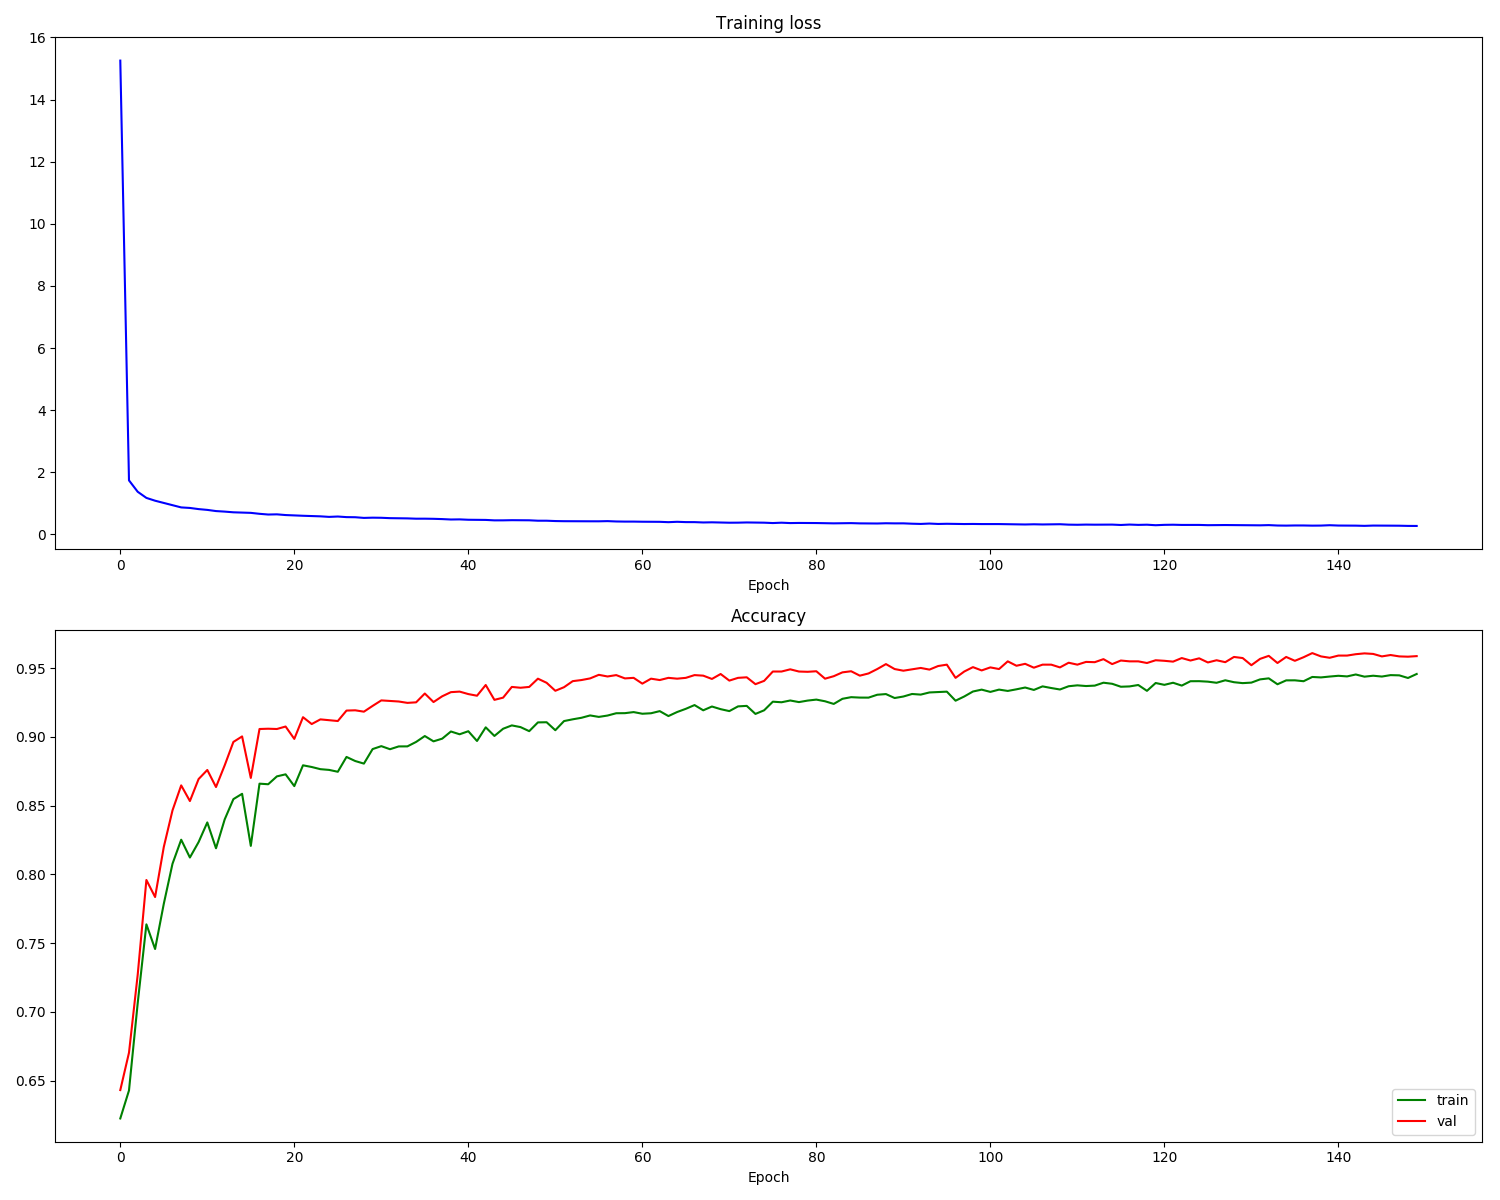

Here is the Python script that generated this plot:
from keras.datasets import mnist
import numpy as np
import matplotlib.pyplot as plt
import tensorflow as tf
import matplotlib.gridspec as gridspec
(X_train, y_train), (X_test, y_test) = mnist.load_data()

X_train = X_train.reshape(
    X_train.shape[0], X_train.shape[1] * X_train.shape[2])
# print(X_train.shape)
X_test = X_test.reshape(X_test.shape[0], X_test.shape[1] * X_test.shape[2])

y_train = (np.arange(10) == y_train[:, None]).astype(int)
y_test = (np.arange(10) == y_test[:, None]).astype(int)
# print(y_train.shape)

X_test, X_val = X_test[:5000], X_test[5000:]
y_test, y_val = y_test[:5000], y_test[5000:]

X_train = X_train / 255
X_val = X_val / 255
X_test = X_test / 255


# Visualize some examples from the dataset.
# We show a few examples of training images from each class.
classes = list(range(10))
num_classes = len(classes)
samples_per_class = 7
for y, cls in enumerate(classes):
    idxs = np.flatnonzero(y == np.argmax(y_train, axis=1))  # 1代表行
    idxs = np.random.choice(idxs, samples_per_class,
                            replace=False)  # 随机抽7张该类图片
    for i, idx in enumerate(idxs):
        plt_idx = i * num_classes + y + 1  # 将同一类图片显示在同一列
        plt.subplot(samples_per_class, num_classes, plt_idx)
        image = X_train[idx].reshape((28, 28))
        plt.imshow(image, cmap='gray_r')
#         print(image)
        plt.axis('off')
        if i == 0:
            plt.title(cls)
plt.show()



# Epoch 149 training loss: 0.27224915196845095, test acc: 0.9224
# Create the model
keep_prob = tf.placeholder("float") #设定为占位符，这样在训练和测试的时候分别控制dropout比例。
#如果模型过拟合不是很严重的话，dropout的比例应该低一些，换言之keep_prob的比例应该高一些，比如0.9

x = tf.placeholder(tf.float32, [None, 784])
# W_1 = tf.Variable(tf.zeros([784, 128]))
#第一层
W_1 = tf.get_variable(
    'W_1', [784, 100], initializer=tf.random_normal_initializer())
# b_1 = tf.Variable(tf.zeros([128]))
b_1 = tf.get_variable('b_1', [100], initializer=tf.random_normal_initializer())
a_1 = tf.matmul(x, W_1) + b_1
z_1 = tf.nn.relu(a_1)
z_1_drop = tf.nn.dropout(z_1,keep_prob)

#第二层
# W_2 = tf.Variable(tf.zeros([128, 10]))
W_2 = tf.get_variable(
    'W_2', [100, 100], initializer=tf.random_normal_initializer())
# b_2 = tf.Variable(tf.zeros([10]))
b_2 = tf.get_variable('b_2', [100], initializer=tf.random_normal_initializer())
a_2 = tf.matmul(z_1_drop, W_2) + b_2
z_2 = tf.nn.relu(a_2)
z_2_drop = tf.nn.dropout(z_2,keep_prob)

#第三层
# W_3 = tf.Variable(tf.zeros([64, 10]))
W_3 = tf.get_variable(
    'W_3', [100, 10], initializer=tf.random_normal_initializer())
# b_3 = tf.Variable(tf.zeros([10]))
b_3 = tf.get_variable('b_3', [10], initializer=tf.random_normal_initializer())
a_3 = tf.matmul(z_2_drop, W_3) + b_3
# z_3 = tf.nn.softmax(a_3)

# Define loss and optimizer
y = tf.placeholder(tf.float32, [None, 10])
loss = tf.reduce_mean(
    tf.nn.softmax_cross_entropy_with_logits(logits=a_3, labels=y))
train_step = tf.train.GradientDescentOptimizer(0.01).minimize(
    loss)  

# (num_training,1),预测正确为1，反之为0
correct_prediction = tf.equal(tf.argmax(a_3, 1), tf.argmax(y, 1))
# tf.int32 注意tf.int32会导致，acc算出来一直为0，reduce_mean可能要求输入为浮点数
accuracy_op = tf.reduce_mean(tf.cast(correct_prediction, tf.float32))
init_op = tf.global_variables_initializer()


batch_size = 32
num_epoch = 150
with tf.Session() as sess:
    sess.run(init_op)
    num_train = X_train.shape[0]
    num_batch = int(num_train/batch_size) + 1  # 整除的情况下会多跑一个batch，不过这影响不大。
    loss_history = []
    val_acc_history = []
    train_acc_history = []
    for epoch in range(num_epoch):
        avg_cost = 0
        for batch_idx in range(num_batch):
            batch_mask = np.random.choice(num_train, batch_size)
            X_batch = X_train[batch_mask]
            y_batch = y_train[batch_mask]
            _, c = sess.run([train_step, loss], feed_dict={
                            x: X_batch, y: y_batch,keep_prob:0.9})
            avg_cost += c / num_batch

        loss_history.append(avg_cost)
        acc = sess.run(accuracy_op, feed_dict={x: X_train, y: y_train,keep_prob:1.0})
        train_acc_history.append(acc)
        acc = sess.run(accuracy_op, feed_dict={
                       x: X_val, y: y_val, keep_prob: 1.0})
        val_acc_history.append(acc)
        #evaluate
        acc = sess.run(accuracy_op, feed_dict={
                       x: X_test, y: y_test, keep_prob: 1.0})
        print("Epoch %s training loss: %s, test acc: %s" %
              (epoch, avg_cost, acc))

    print('Test some samples')
    fig = plt.figure(figsize=(8, 8))
    gs = gridspec.GridSpec(7, 10)
    gs.update(wspace=0.035, hspace=0.1)  # set the spacing between axes.
    for y_, cls in enumerate(classes):
        idxs = np.flatnonzero(y_ == np.argmax(y_test, axis=1))  # 1代表行
        idxs = np.random.choice(idxs, samples_per_class,
                                replace=False)  # 随机抽7张该类图片
        for i, idx in enumerate(idxs):
            plt_idx = i * num_classes + y_
            ax = plt.subplot(gs[plt_idx])
            ax.axis('off')
            plt.imshow(X_test[idx].reshape((28, 28)))
            # 返回的是numpy.ndarray
            pred = sess.run(a_3, feed_dict={x: np.array([X_test[idx]]),keep_prob: 1.0})
            pred = np.argmax(pred, axis=1)[0]
            plt.title('pred:' + str(pred))
    plt.show()

print('plot...')
# Run this cell to visualize training loss and train / val accuracy
plt.figure(figsize=(9, 9))
plt.subplot(2, 1, 1)
# plt.plot(list(range(num_epoch)),loss_history,'b')#bo为点图，b为线图
plt.title('Training loss')
plt.plot(loss_history, 'b')
plt.xlabel('Epoch')

plt.subplot(2, 1, 2)
plt.title('Accuracy')
plt.plot(train_acc_history, 'g', label='train')
plt.plot(val_acc_history, 'r', label='val')
#     plt.plot([0.5] * len(val_acc_history), 'k--')
plt.xlabel('Epoch')
plt.legend(loc='lower right')
plt.gcf().set_size_inches(15, 12)
plt.show()
